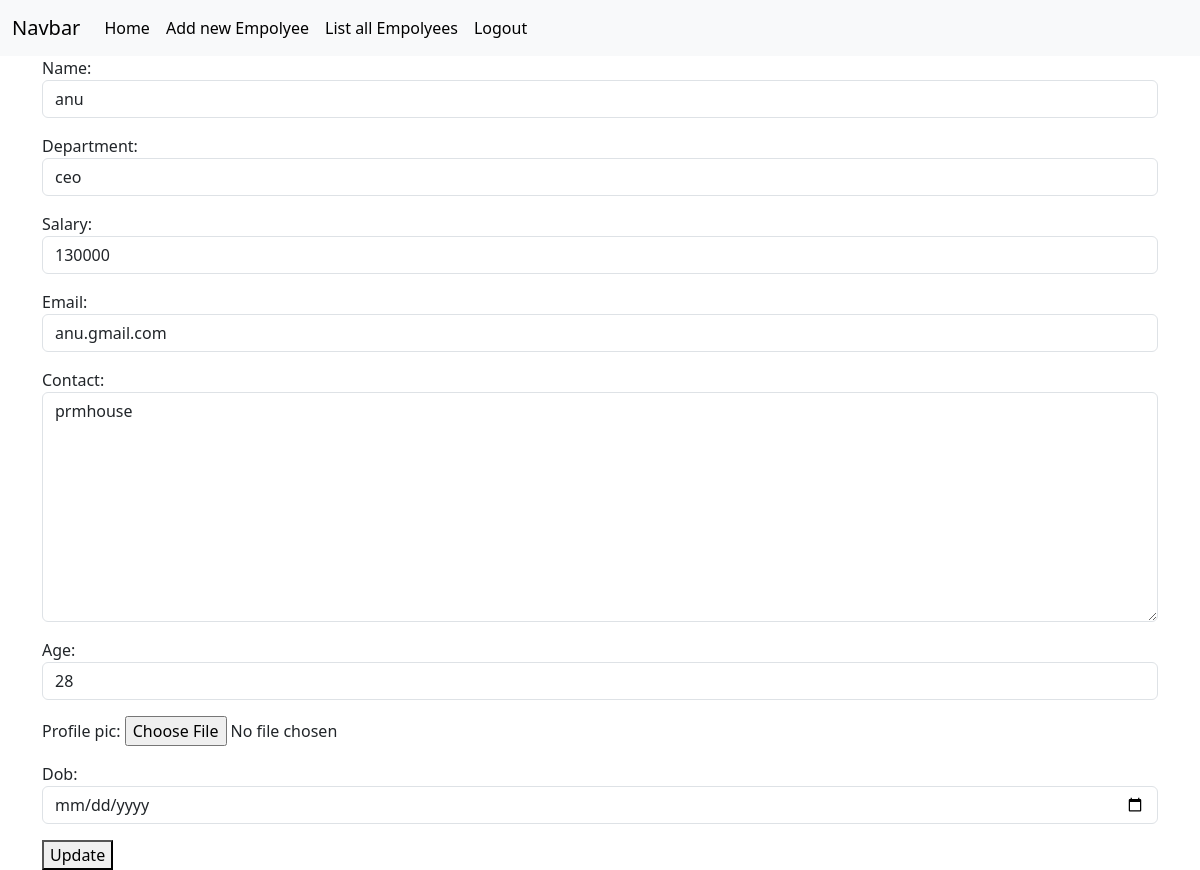
The page /empolyees/1/change (signed in) on the database its author committed.
### crm/models.py (models this page shows, shortened)
class Empolyees(models.Model):
    name=models.CharField(max_length=200)
    department=models.CharField(max_length=200)
    salary=models.PositiveBigIntegerField()
    email=models.EmailField(unique=True)
    contact=models.CharField(null=True,max_length=200,blank=True)
    age=models.PositiveBigIntegerField()
    profile_pic=models.ImageField(upload_to="image",null=True,blank=True)
    dob=models.DateField(null=True,blank=True)

### crm/views.py (the view, shortened to what this page needs)
# urls.py: path('empolyees/<int:pk>/change',views.EmpolyeeUpdateView.as_view(),name="emp-edit"),
@method_decorator(signin_required,name="dispatch")
class EmpolyeeUpdateView(View):
    def get (self,request,*args,**kwargs):
        id=kwargs.get("pk")
        obj=Empolyees.objects.get(id=id)
        form=EmpolyeeModelForm(instance=obj)
        return render(request,"emp_update.html",{"form":form})

### crm/forms.py
class EmpolyeeModelForm(forms.ModelForm):
    class Meta:
        model=Empolyees
        fields="__all__"
        widgets={
            "name":forms.TextInput(attrs={"class":"form-control"}),
            "department":forms.TextInput(attrs={"class":"form-control"}),
            "salary":forms.NumberInput(attrs={"class":"form-control"}),
            "email":forms.EmailInput(attrs={"class":"form-control"}),
            "age":forms.NumberInput(attrs={"class":"form-control"}),
            "contact":forms.Textarea(attrs={"class":"form-control","rows":9}),
            "dob":forms.DateInput(attrs={"class":"form-control","type":"date"})
        }

### crm/views.py (called while the page is built)
def signin_required(fn):
    def wrapper(request,*args,**kwargs):
        if not request.user.is_authenticated:
            messages.error(request,"invalid session")
            return redirect("signin")
        else:
            return fn(request,*args,**kwargs)
    return wrapper

### crm/templates/emp_update.html (shortened to what this page needs)
{%extends 'base_page.html'%}
{%block body_block%}
<div class="container">
    <form action="" method="post" enctype="multipart/form-data">
          {{form.as_p}}
          <button type="submit">Update</button>
    </form>
</div>
{%endblock%}

### rows shown on the page
Empolyees: name "anu", department "ceo", salary "130000", email "anu.gmail.com", contact "prmhouse", age "28"
